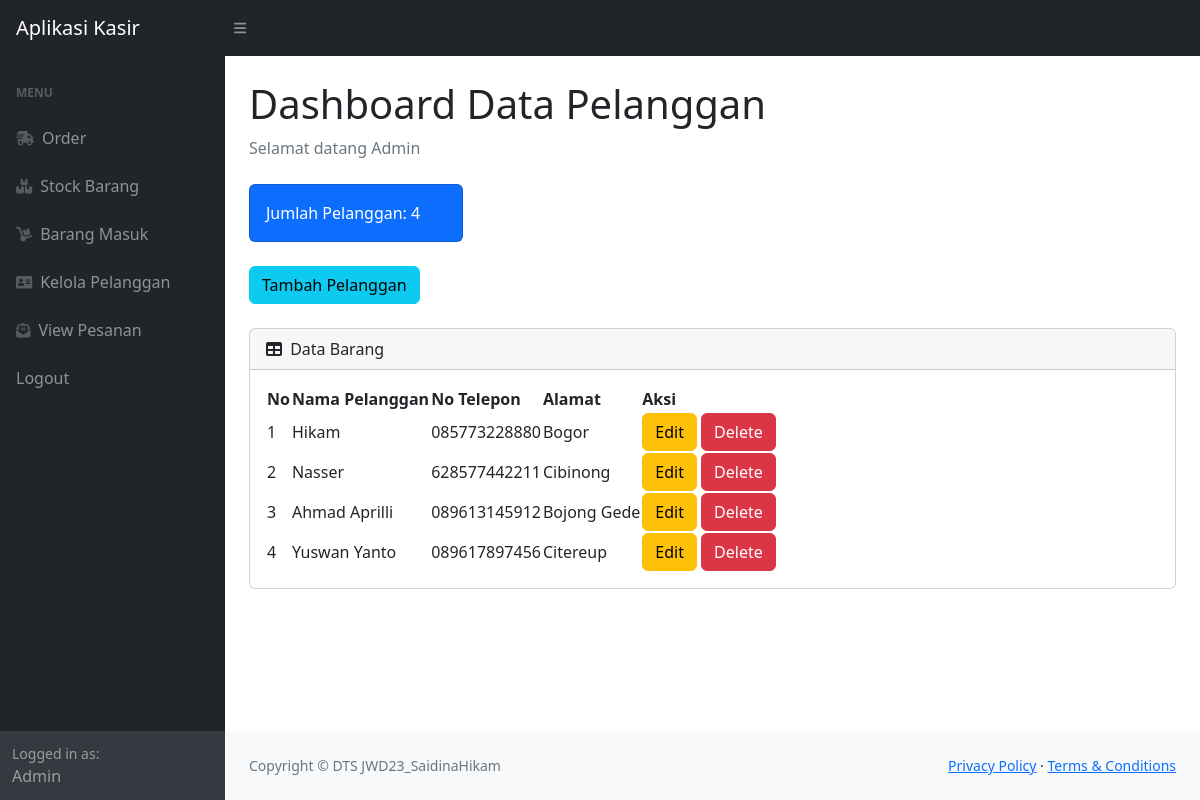
Page /pelanggan.php (signed in) on the committed database.
### tables this page shows
CREATE TABLE `pelanggan` (
  `idpelanggan` int(11) NOT NULL,
  `namapelanggan` varchar(30) NOT NULL,
  `notelp` varchar(15) NOT NULL,
  `alamat` text NOT NULL
);

### pelanggan.php (the view, shortened to what this page needs)
<?php
require 'ceklogin.php';
$h1 = mysqli_query($koneksi,"select * from pelanggan");
$h2 = mysqli_num_rows($h1);
?>
<!DOCTYPE html>
<html lang="en">
    <head>
        <link href="https://cdn.jsdelivr.net/npm/simple-datatables@7.1.2/dist/style.min.css" rel="stylesheet" />
        <link href="css/styles.css" rel="stylesheet" />
    </head>
    <body class="sb-nav-fixed">
        <nav class="sb-topnav navbar navbar-expand navbar-dark bg-dark">
            <a class="navbar-brand ps-3" href="index.php">Aplikasi Kasir</a>
            <button class="btn btn-link btn-sm order-1 order-lg-0 me-4 me-lg-0" id="sidebarToggle" href="#!"><i class="fas fa-bars"></i></button>
        </nav>
        <div id="layoutSidenav">
            <div id="layoutSidenav_nav">
                <nav class="sb-sidenav accordion sb-sidenav-dark" id="sidenavAccordion">
                    <div class="sb-sidenav-menu">
                        <div class="nav">
                            <div class="sb-sidenav-menu-heading">Menu</div>
                            <a class="nav-link" href="index.php">
                                <div class="sb-nav-link-icon"><i class="fas fa-shipping-fast"></i></div>
                                Order
                            </a>
                            <a class="nav-link" href="stock.php">
                                <div class="sb-nav-link-icon"><i class="fas fa-boxes"></i></div>
                                Stock Barang
                            </a>
                            <a class="nav-link" href="masuk.php">
                                <div class="sb-nav-link-icon"><i class="fas fa-dolly"></i></div>
                                Barang Masuk
                            </a>
                            <a class="nav-link" href="pelanggan.php">
                                <div class="sb-nav-link-icon"><i class="fas fa-address-card"></i></div>
                                Kelola Pelanggan
                            </a>
                            <a class="nav-link" href="view.php">
                                <div class="sb-nav-link-icon"><i class="fas fa-envelope-open-text"></i></div>
                                View Pesanan
                            </a>
                            <a class="nav-link" href="logout.php">
                                Logout
                            </a>
                        </div>
                    </div>
                    <div class="sb-sidenav-footer">
                        <div class="small">Logged in as:</div>
                        Admin
                    </div>
                </nav>
            </div>
            <div id="layoutSidenav_content">
                <main>
                    <div class="container-fluid px-4">
                        <h1 class="mt-4">Dashboard Data Pelanggan</h1>
                        <ol class="breadcrumb mb-4">
                            <li class="breadcrumb-item active">Selamat datang Admin</li>
                        </ol>
                        <div class="row">
                            <div class="col-xl-3 col-md-6">
                                <div class="card bg-primary text-white mb-4">
                                    <div class="card-body">Jumlah Pelanggan: <?=$h2;?></div>
                                </div>
                            </div>
                        </div>
                        <button type="button" class="btn btn-info mb-4" data-bs-toggle="modal" data-bs-target="#myModal">
                            Tambah Pelanggan
                        </button>
                        <div class="card mb-4">
                            <div class="card-header">
                                <i class="fas fa-table me-1"></i>
                                Data Barang
                            </div>
                            <div class="card-body">
                                <table id="datatablesSimple">
                                    <thead>
                                        <tr>
                                            <th>No</th>
                                            <th>Nama Pelanggan</th>
                                            <th>No Telepon</th>
                                            <th>Alamat</th>
                                            <th>Aksi</th>
                                        </tr>
                                    </thead>
                                    <tbody>
                                    <?php
                                    $get = mysqli_query($koneksi,"select * from pelanggan");
                                    $i = 1;
                                    while($p=mysqli_fetch_array($get)){
                                    $namapelanggan = $p['namapelanggan'];
                                    $notelp = $p['notelp'];
                                    $alamat = $p['alamat'];
                                    $idpl = $p['idpelanggan'];
                                    ?>
                                        <tr>
                                            <td><?=$i++;?></td>
                                            <td><?=$namapelanggan;?></td>
                                            <td><?=$notelp;?></td>
                                            <td><?=$alamat;?></td>
                                            <td>
                                                <button type="button" class="btn btn-warning" data-bs-toggle="modal" data-bs-target="#edit<?=$idpl;?>">
                                                    Edit
                                                </button>
                                                <button type="button" class="btn btn-danger" data-bs-toggle="modal" data-bs-target="#delete<?=$idpl;?>">
                                                    Delete
                                                </button>
                                            </td>
                                        </tr>
                                    <?php
                                    };
                                    ?>
                                    </tbody>
                                </table>
                            </div>
                        </div>
                    </div>
                </main>
                <footer class="py-4 bg-light mt-auto">
                    <div class="container-fluid px-4">
                        <div class="d-flex align-items-center justify-content-between small">
                            <div class="text-muted">Copyright &copy; DTS JWD23_SaidinaHikam</div>
                            <div>
                                <a href="#">Privacy Policy</a>
                                &middot;
                                <a href="#">Terms &amp; Conditions</a>
                            </div>
                        </div>
                    </div>
                </footer>
            </div>
        </div>
    </body>
</html>

### rows in the picture
pelanggan: namapelanggan "Hikam", notelp "085773228880", alamat "Bogor"
pelanggan: namapelanggan "Nasser", notelp "628577442211", alamat "Cibinong"
pelanggan: namapelanggan "Ahmad Aprilli", notelp "089613145912", alamat "Bojong Gede"
pelanggan: namapelanggan "Yuswan Yanto", notelp "089617897456", alamat "Citereup"

### other values in the picture
$h2 "4"
